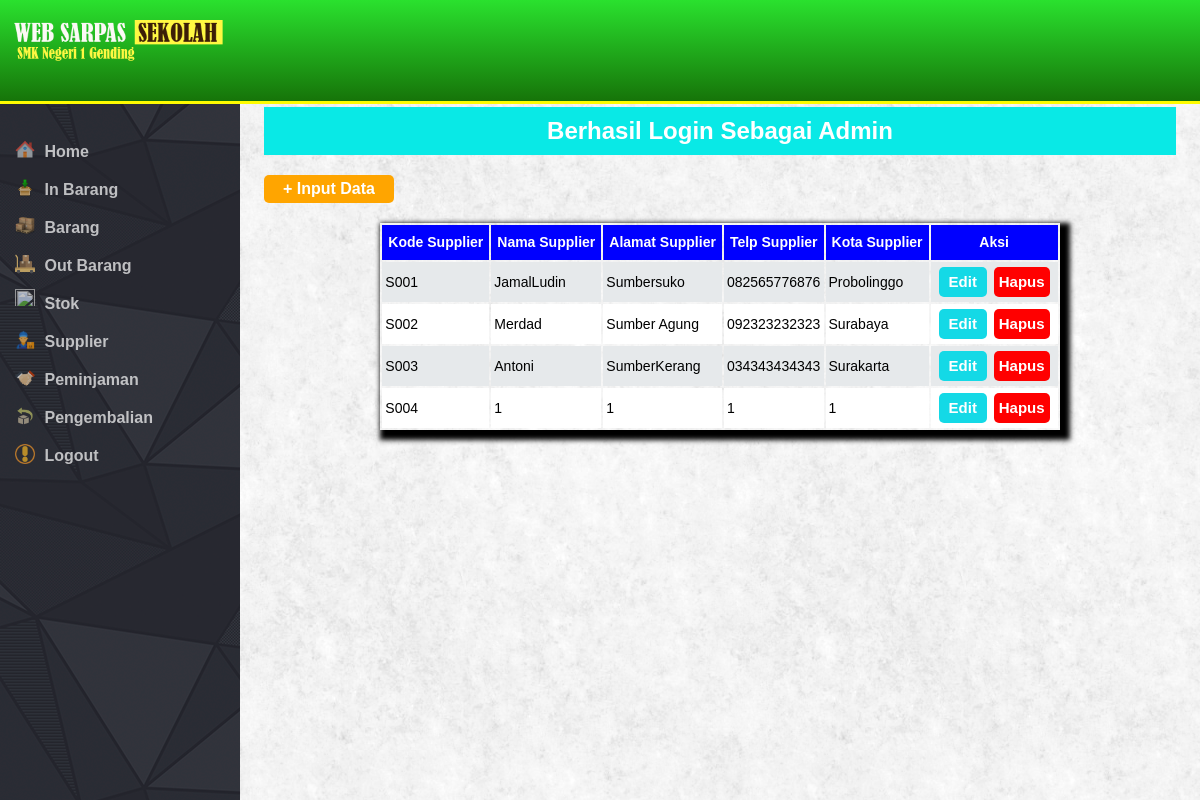
/page.php?url=supplier-index (signed in), run on the app's committed database.
### tables this page shows
CREATE TABLE `supplier` (
  `kode_supplier` varchar(5) NOT NULL,
  `nama_supplier` varchar(35) NOT NULL,
  `alamat_supplier` varchar(50) NOT NULL,
  `telp_supplier` varchar(25) NOT NULL,
  `kota_supplier` varchar(20) NOT NULL
);

### application/supplier/index.php (the view)
<?php
$query=mysqli_query($koneksi,"select * from supplier");
 ?>
<a href="page.php?url=supplier-form" class="menu">+ Input Data</a>
	<table>
		<tr>
			<th>Kode Supplier</th>
			<th>Nama Supplier</th>
			<th>Alamat Supplier</th>
			<th>Telp Supplier</th>
			<th>Kota Supplier</th>
			<th>Aksi</th>
		</tr>
		<?php while ($data=mysqli_fetch_assoc($query)) { ?>
		<tr>
			<td><?php echo $data['kode_supplier']; ?></td>
			<td><?php echo $data['nama_supplier']; ?></td>
			<td><?php echo $data['alamat_supplier']; ?></td>
			<td><?php echo $data['telp_supplier']; ?></td>
			<td><?php echo $data['kota_supplier']; ?></td>
			<td><a href="page.php?url=supplier-edit-<?php echo $data['kode_supplier']; ?>">Edit</a> <a href="page.php?url=supplier-hapus-<?php echo $data['kode_supplier']; ?>" onClick="return confirm('apakah anda yakin ingin menghapus')">Hapus</a></td>
		</tr>
		<?php } ?>
	</table>

### page.php (shortened to what this page needs)
<?php
if(isset($_SESSION['login'])){
$url=explode("-", $_GET['url']);
$content = ($url[0] == "home" ) ? "application/home.php" : "application/".$url[0]."/".$url[1].".php" ; ?>
<!DOCTYPE html>
<html>
  <head>
    <link rel="stylesheet" href="asset/css/main.css">
  </head>
  <body>
    <div id="header" class="clear-fix">
        <div id="logo">
          <img src="asset/image/LOGO.png" alt="logo web">
        </div>
    </div>
    <div class="content-kiri clear-fix"
    >
		<div id="menu">
            <ul>
              <li><img src="asset/image/home.png" width="20"><a href="page.php?url=home"> Home </a></li>
              <?php if($_SESSION['level'] == "user" || $_SESSION['level'] == "admin" || $_SESSION['level'] == "sarpras") {
               if($_SESSION['level'] == "admin" || $_SESSION['level'] == "sarpras") {
                ?>
              <li><img src="asset/image/masuk.png" width="20"><a href="page.php?url=inbarang-index"> In Barang </a></li>
              <?php } ?>
              <li><img src="asset/image/barang.png" width="20"><a href="page.php?url=barang-index"> Barang </a></li>
              <?php if($_SESSION['level'] == "admin" || $_SESSION['level'] == "sarpras") {   ?>
              <li><img src="asset/image/keluar.png" width="20"><a href="page.php?url=outbarang-index"> Out Barang </a></li>
              <li><img src="asset/image/stok.png" width="20"><a href="page.php?url=stok-index"> Stok </a></li>
              <?php }
                if($_SESSION['level'] == "admin") {
              ?>
              <li><img src="asset/image/supplier.png" width="20"><a href="page.php?url=supplier-index"> Supplier </a></li>
              <li><img src="asset/image/pinjam.png" width="20"><a href="page.php?url=peminjaman-index"> Peminjaman </a></li>
              <li><img src="asset/image/kembali.png" width="20"><a href="page.php?url=pengembalian-index"> Pengembalian </a></li>
              <?php
            }
            } ?>
              <li><img src="asset/image/logout.png" width="20"><a href="logout.php"  onclick="return confirm('Apakah anda yakin ingin keluar dari program ini?')"> Logout</a></li>
            </ul>
        </div>
	</div>
    <div class="content-kanan clear-fix">
      <div id="msg">
  <?php
if(isset($_SESSION['msg']) && isset($_SESSION['class'])){
  echo "<p class=".$_SESSION['class'].">".$_SESSION['msg']."</p>";
  }
   ?>
</div>
    	<?php
		    if (file_exists($content)) {
			require_once $content;
			} else {
			echo "Halaman tidak ada";
			}
?>
    </div>
</body>
</html>
<?php } else{
  echo "<center>Anda harus login terlebih dahulu<a href='index.php'>Login</a></center>";
} ?>

### asset/css/main.css (style rules this page uses)
* { margin: 0;padding: 0;box-sizing: border-box;font-family: 'arial'; }
html,body { height: 100%; }
body { background:url('../image/fresh_snow.png'); }
.clear-fix:after { display: table;clear: both; content: ''; }
#header { width: 100%;background:linear-gradient(to bottom,#2AE12E,#167409); padding: 1% 0;height: 13%;position: fixed;z-index: 1;border-bottom: 3px solid #FFFC00; }
#logo { width: 20%; }
#logo img { width: 90%;padding: 2.5% 0 2.5% 1%;display: block;margin:0 auto; }
.content-kiri { width: 20%;height: 87%;position: fixed;top: 13%;overflow-y: scroll; background:url('../image/shattered-island.gif'); }
.content-kiri #menu ul li { list-style: none; font-size: 16px;margin: 3px 10px 3px 15px;opacity: 0.7;line-height: 35px;left: 0;bottom: 0; }
.content-kiri #menu ul li:nth-child(1) { margin-top:30px; }
.content-kiri #menu ul li a { color: white; margin:5px;font-weight:bolder;text-decoration: none;text-transform: capitalize; }
.content-kiri #menu ul li img { display: inline-block;width: 20px;margin-bottom:-3px; height: 20px; }
.content-kanan { width: 76%;margin: 8.9% auto;margin-right: 2%; }
.content-kanan { float: right; }
#msg p { padding: 10px;width: 100%;text-align: center;font-size: 24px;font-weight: bolder;color: white; margin-bottom: 10px; }
#msg .succes { background: #09E9E6; }
.content-kanan .menu { font-weight: bolder;margin: 10px 5px 20px 0px; display: block;text-align: center;text-decoration: none;border-radius: 5px;width: 130px; padding: 5px;color: white;float: left;background-color: orange; }
.content-kanan table { margin:0 auto; clear:both;box-shadow: 5px 5px 5px 5px; }
.content-kanan table th { font-size: 14px;font-weight: bolder; color:white;background-color: blue;height: 35px;padding: 2px 6px; }
.content-kanan table tr td { font-size: 14px; padding: 0px 3px;height: 30px; }
.content-kanan table td a { text-decoration: none;border-radius: 5px; display: inline-block;margin: 5px;padding: 5px 10px;font-size: 15px;height: 30px;color: white; font-weight: bolder;line-height: 20px;background-color: rgb(20, 217, 230); }
.content-kanan table td a:last-child { margin-left: -2px;padding: 5px;background-color: red; }
.content-kanan table tr:nth-child(odd) { background-color: white; }
.content-kanan table tr:nth-child(even) { background-color: #e6e9eb; }

### data on the page
supplier: kode_supplier "S001", nama_supplier "JamalLudin", alamat_supplier "Sumbersuko", telp_supplier "082565776876", kota_supplier "Probolinggo"
supplier: kode_supplier "S002", nama_supplier "Merdad", alamat_supplier "Sumber Agung", telp_supplier "092323232323", kota_supplier "Surabaya"
supplier: kode_supplier "S003", nama_supplier "Antoni", alamat_supplier "SumberKerang", telp_supplier "034343434343", kota_supplier "Surakarta"
supplier: kode_supplier "S004", nama_supplier "1", alamat_supplier "1", telp_supplier "1", kota_supplier "1"

### other printed values
$_SESSION['msg'] "Berhasil Login Sebagai Admin"
